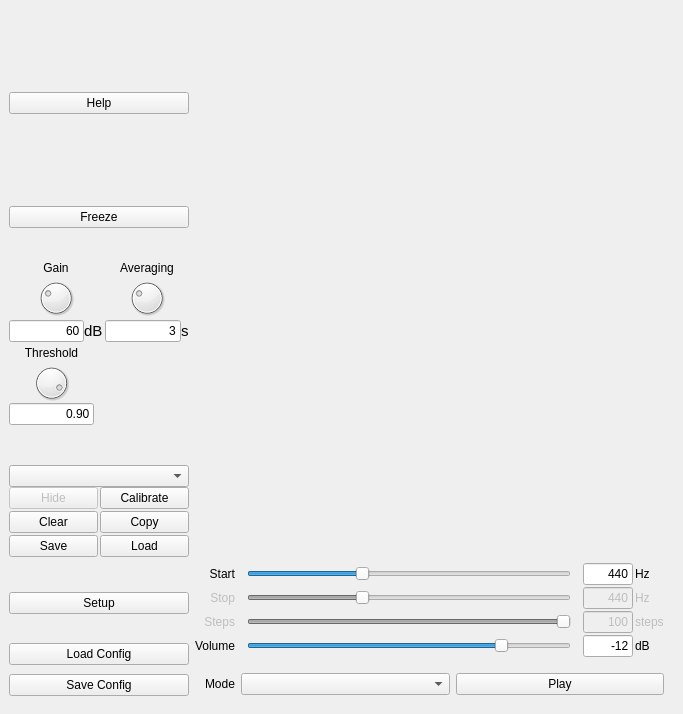
<?xml version="1.0" encoding="UTF-8"?>
<ui version="4.0">
 <class>MainWindow</class>
 <widget class="QMainWindow" name="MainWindow">
  <property name="geometry">
   <rect>
    <x>0</x>
    <y>0</y>
    <width>683</width>
    <height>714</height>
   </rect>
  </property>
  <property name="windowTitle">
   <string>MainWindow</string>
  </property>
  <widget class="QWidget" name="centralwidget">
   <layout class="QGridLayout" name="gridLayout_5">
    <item row="0" column="0">
     <layout class="QGridLayout" name="gridLayout" columnstretch="1,6" rowminimumheight="430,120" columnminimumwidth="180,380">
      <property name="sizeConstraint">
       <enum>QLayout::SizeConstraint::SetMinimumSize</enum>
      </property>
      <item row="1" column="1">
       <layout class="QVBoxLayout" name="verticalLayout">
        <property name="rightMargin">
         <number>10</number>
        </property>
        <item>
         <layout class="QHBoxLayout" name="horizontalLayout" stretch="0">
          <property name="spacing">
           <number>2</number>
          </property>
          <item>
           <layout class="QGridLayout" name="gridLayout_6">
            <item row="0" column="4">
             <widget class="QLineEdit" name="txt_aud_gen_freq1">
              <property name="sizePolicy">
               <sizepolicy hsizetype="Fixed" vsizetype="Fixed">
                <horstretch>0</horstretch>
                <verstretch>0</verstretch>
               </sizepolicy>
              </property>
              <property name="maximumSize">
               <size>
                <width>50</width>
                <height>16777215</height>
               </size>
              </property>
              <property name="text">
               <string>440</string>
              </property>
              <property name="alignment">
               <set>Qt::AlignmentFlag::AlignRight|Qt::AlignmentFlag::AlignTrailing|Qt::AlignmentFlag::AlignVCenter</set>
              </property>
             </widget>
            </item>
            <item row="2" column="4">
             <widget class="QLineEdit" name="txt_aud_gen_steps">
              <property name="enabled">
               <bool>false</bool>
              </property>
              <property name="sizePolicy">
               <sizepolicy hsizetype="Fixed" vsizetype="Fixed">
                <horstretch>0</horstretch>
                <verstretch>0</verstretch>
               </sizepolicy>
              </property>
              <property name="maximumSize">
               <size>
                <width>50</width>
                <height>16777215</height>
               </size>
              </property>
              <property name="text">
               <string>100</string>
              </property>
              <property name="alignment">
               <set>Qt::AlignmentFlag::AlignRight|Qt::AlignmentFlag::AlignTrailing|Qt::AlignmentFlag::AlignVCenter</set>
              </property>
             </widget>
            </item>
            <item row="1" column="5">
             <widget class="QLabel" name="lbl_aud_gen_freq2_unit">
              <property name="enabled">
               <bool>false</bool>
              </property>
              <property name="text">
               <string>Hz</string>
              </property>
             </widget>
            </item>
            <item row="2" column="3">
             <spacer name="horizontalSpacer_8">
              <property name="orientation">
               <enum>Qt::Orientation::Horizontal</enum>
              </property>
              <property name="sizeType">
               <enum>QSizePolicy::Policy::Fixed</enum>
              </property>
              <property name="sizeHint" stdset="0">
               <size>
                <width>10</width>
                <height>20</height>
               </size>
              </property>
             </spacer>
            </item>
            <item row="0" column="0">
             <widget class="QLabel" name="lbl_aud_gen_freq1">
              <property name="text">
               <string>Start</string>
              </property>
              <property name="alignment">
               <set>Qt::AlignmentFlag::AlignRight|Qt::AlignmentFlag::AlignTrailing|Qt::AlignmentFlag::AlignVCenter</set>
              </property>
             </widget>
            </item>
            <item row="0" column="5">
             <widget class="QLabel" name="lbl_aud_gen_freq1_unit">
              <property name="text">
               <string>Hz</string>
              </property>
             </widget>
            </item>
            <item row="2" column="5">
             <widget class="QLabel" name="lbl_aud_gen_steps_unit">
              <property name="enabled">
               <bool>false</bool>
              </property>
              <property name="text">
               <string>steps</string>
              </property>
             </widget>
            </item>
            <item row="2" column="0">
             <widget class="QLabel" name="lbl_aud_gen_steps">
              <property name="enabled">
               <bool>false</bool>
              </property>
              <property name="text">
               <string>Steps</string>
              </property>
              <property name="alignment">
               <set>Qt::AlignmentFlag::AlignRight|Qt::AlignmentFlag::AlignTrailing|Qt::AlignmentFlag::AlignVCenter</set>
              </property>
             </widget>
            </item>
            <item row="0" column="3">
             <spacer name="horizontalSpacer_6">
              <property name="orientation">
               <enum>Qt::Orientation::Horizontal</enum>
              </property>
              <property name="sizeType">
               <enum>QSizePolicy::Policy::Fixed</enum>
              </property>
              <property name="sizeHint" stdset="0">
               <size>
                <width>10</width>
                <height>20</height>
               </size>
              </property>
             </spacer>
            </item>
            <item row="0" column="2">
             <widget class="QSlider" name="sld_aud_gen_freq1">
              <property name="minimum">
               <number>1700</number>
              </property>
              <property name="maximum">
               <number>4400</number>
              </property>
              <property name="pageStep">
               <number>1000</number>
              </property>
              <property name="value">
               <number>2643</number>
              </property>
              <property name="orientation">
               <enum>Qt::Orientation::Horizontal</enum>
              </property>
             </widget>
            </item>
            <item row="3" column="5">
             <widget class="QLabel" name="lbl_aud_gen_vol_unit">
              <property name="text">
               <string>dB</string>
              </property>
             </widget>
            </item>
            <item row="3" column="3">
             <spacer name="horizontalSpacer_9">
              <property name="orientation">
               <enum>Qt::Orientation::Horizontal</enum>
              </property>
              <property name="sizeType">
               <enum>QSizePolicy::Policy::Fixed</enum>
              </property>
              <property name="sizeHint" stdset="0">
               <size>
                <width>10</width>
                <height>20</height>
               </size>
              </property>
             </spacer>
            </item>
            <item row="3" column="4">
             <widget class="QLineEdit" name="txt_aud_gen_vol">
              <property name="sizePolicy">
               <sizepolicy hsizetype="Fixed" vsizetype="Fixed">
                <horstretch>0</horstretch>
                <verstretch>0</verstretch>
               </sizepolicy>
              </property>
              <property name="maximumSize">
               <size>
                <width>50</width>
                <height>16777215</height>
               </size>
              </property>
              <property name="text">
               <string>-12</string>
              </property>
              <property name="alignment">
               <set>Qt::AlignmentFlag::AlignRight|Qt::AlignmentFlag::AlignTrailing|Qt::AlignmentFlag::AlignVCenter</set>
              </property>
             </widget>
            </item>
            <item row="1" column="4">
             <widget class="QLineEdit" name="txt_aud_gen_freq2">
              <property name="enabled">
               <bool>false</bool>
              </property>
              <property name="sizePolicy">
               <sizepolicy hsizetype="Fixed" vsizetype="Fixed">
                <horstretch>0</horstretch>
                <verstretch>0</verstretch>
               </sizepolicy>
              </property>
              <property name="maximumSize">
               <size>
                <width>50</width>
                <height>16777215</height>
               </size>
              </property>
              <property name="text">
               <string>440</string>
              </property>
              <property name="alignment">
               <set>Qt::AlignmentFlag::AlignRight|Qt::AlignmentFlag::AlignTrailing|Qt::AlignmentFlag::AlignVCenter</set>
              </property>
             </widget>
            </item>
            <item row="1" column="2">
             <widget class="QSlider" name="sld_aud_gen_freq2">
              <property name="enabled">
               <bool>false</bool>
              </property>
              <property name="minimum">
               <number>1700</number>
              </property>
              <property name="maximum">
               <number>4400</number>
              </property>
              <property name="pageStep">
               <number>1000</number>
              </property>
              <property name="value">
               <number>2643</number>
              </property>
              <property name="orientation">
               <enum>Qt::Orientation::Horizontal</enum>
              </property>
             </widget>
            </item>
            <item row="1" column="3">
             <spacer name="horizontalSpacer_7">
              <property name="orientation">
               <enum>Qt::Orientation::Horizontal</enum>
              </property>
              <property name="sizeType">
               <enum>QSizePolicy::Policy::Fixed</enum>
              </property>
              <property name="sizeHint" stdset="0">
               <size>
                <width>10</width>
                <height>20</height>
               </size>
              </property>
             </spacer>
            </item>
            <item row="2" column="2">
             <widget class="QSlider" name="sld_aud_gen_steps">
              <property name="enabled">
               <bool>false</bool>
              </property>
              <property name="minimum">
               <number>1</number>
              </property>
              <property name="maximum">
               <number>100</number>
              </property>
              <property name="value">
               <number>100</number>
              </property>
              <property name="orientation">
               <enum>Qt::Orientation::Horizontal</enum>
              </property>
              <property name="invertedAppearance">
               <bool>false</bool>
              </property>
              <property name="tickPosition">
               <enum>QSlider::TickPosition::NoTicks</enum>
              </property>
              <property name="tickInterval">
               <number>10</number>
              </property>
             </widget>
            </item>
            <item row="1" column="0">
             <widget class="QLabel" name="lbl_aud_gen_freq2">
              <property name="enabled">
               <bool>false</bool>
              </property>
              <property name="text">
               <string>Stop</string>
              </property>
              <property name="alignment">
               <set>Qt::AlignmentFlag::AlignRight|Qt::AlignmentFlag::AlignTrailing|Qt::AlignmentFlag::AlignVCenter</set>
              </property>
             </widget>
            </item>
            <item row="3" column="0">
             <widget class="QLabel" name="lbl_aud_gen_vol">
              <property name="text">
               <string>Volume</string>
              </property>
              <property name="alignment">
               <set>Qt::AlignmentFlag::AlignRight|Qt::AlignmentFlag::AlignTrailing|Qt::AlignmentFlag::AlignVCenter</set>
              </property>
             </widget>
            </item>
            <item row="3" column="2">
             <widget class="QSlider" name="sld_aud_gen_vol">
              <property name="minimum">
               <number>-60</number>
              </property>
              <property name="maximum">
               <number>0</number>
              </property>
              <property name="pageStep">
               <number>10</number>
              </property>
              <property name="value">
               <number>-12</number>
              </property>
              <property name="orientation">
               <enum>Qt::Orientation::Horizontal</enum>
              </property>
              <property name="tickPosition">
               <enum>QSlider::TickPosition::NoTicks</enum>
              </property>
             </widget>
            </item>
            <item row="0" column="1">
             <spacer name="horizontalSpacer_10">
              <property name="orientation">
               <enum>Qt::Orientation::Horizontal</enum>
              </property>
              <property name="sizeType">
               <enum>QSizePolicy::Policy::Fixed</enum>
              </property>
              <property name="sizeHint" stdset="0">
               <size>
                <width>10</width>
                <height>20</height>
               </size>
              </property>
             </spacer>
            </item>
            <item row="1" column="1">
             <spacer name="horizontalSpacer_11">
              <property name="orientation">
               <enum>Qt::Orientation::Horizontal</enum>
              </property>
              <property name="sizeType">
               <enum>QSizePolicy::Policy::Fixed</enum>
              </property>
              <property name="sizeHint" stdset="0">
               <size>
                <width>10</width>
                <height>20</height>
               </size>
              </property>
             </spacer>
            </item>
            <item row="2" column="1">
             <spacer name="horizontalSpacer_12">
              <property name="orientation">
               <enum>Qt::Orientation::Horizontal</enum>
              </property>
              <property name="sizeType">
               <enum>QSizePolicy::Policy::Fixed</enum>
              </property>
              <property name="sizeHint" stdset="0">
               <size>
                <width>10</width>
                <height>20</height>
               </size>
              </property>
             </spacer>
            </item>
            <item row="3" column="1">
             <spacer name="horizontalSpacer_13">
              <property name="orientation">
               <enum>Qt::Orientation::Horizontal</enum>
              </property>
              <property name="sizeType">
               <enum>QSizePolicy::Policy::Fixed</enum>
              </property>
              <property name="sizeHint" stdset="0">
               <size>
                <width>10</width>
                <height>20</height>
               </size>
              </property>
             </spacer>
            </item>
           </layout>
          </item>
         </layout>
        </item>
        <item>
         <layout class="QHBoxLayout" name="horizontalLayout_2">
          <property name="topMargin">
           <number>10</number>
          </property>
          <property name="bottomMargin">
           <number>10</number>
          </property>
          <item>
           <widget class="QLabel" name="label_3">
            <property name="minimumSize">
             <size>
              <width>10</width>
              <height>0</height>
             </size>
            </property>
            <property name="maximumSize">
             <size>
              <width>40</width>
              <height>16777215</height>
             </size>
            </property>
            <property name="text">
             <string>Mode</string>
            </property>
            <property name="alignment">
             <set>Qt::AlignmentFlag::AlignRight|Qt::AlignmentFlag::AlignTrailing|Qt::AlignmentFlag::AlignVCenter</set>
            </property>
           </widget>
          </item>
          <item>
           <widget class="QComboBox" name="cmb_aud_gen_mode"/>
          </item>
          <item>
           <widget class="QPushButton" name="btn_aud_gen_enable">
            <property name="text">
             <string>Play</string>
            </property>
           </widget>
          </item>
         </layout>
        </item>
       </layout>
      </item>
      <item row="0" column="1">
       <widget class="QWidget" name="plt_canvas" native="true">
        <property name="sizePolicy">
         <sizepolicy hsizetype="MinimumExpanding" vsizetype="MinimumExpanding">
          <horstretch>0</horstretch>
          <verstretch>0</verstretch>
         </sizepolicy>
        </property>
        <property name="minimumSize">
         <size>
          <width>467</width>
          <height>0</height>
         </size>
        </property>
       </widget>
      </item>
      <item row="0" column="0">
       <layout class="QVBoxLayout" name="verticalLayout_4">
        <property name="spacing">
         <number>0</number>
        </property>
        <item alignment="Qt::AlignmentFlag::AlignHCenter|Qt::AlignmentFlag::AlignTop">
         <widget class="QLabel" name="img_herman">
          <property name="enabled">
           <bool>true</bool>
          </property>
          <property name="frameShape">
           <enum>QFrame::Shape::NoFrame</enum>
          </property>
          <property name="frameShadow">
           <enum>QFrame::Shadow::Plain</enum>
          </property>
          <property name="text">
           <string/>
          </property>
          <property name="textFormat">
           <enum>Qt::TextFormat::RichText</enum>
          </property>
          <property name="pixmap">
           <pixmap>Herman.png</pixmap>
          </property>
          <property name="scaledContents">
           <bool>false</bool>
          </property>
         </widget>
        </item>
        <item alignment="Qt::AlignmentFlag::AlignTop">
         <widget class="QPushButton" name="btn_help">
          <property name="text">
           <string>Help</string>
          </property>
         </widget>
        </item>
        <item alignment="Qt::AlignmentFlag::AlignVCenter">
         <widget class="QPushButton" name="btn_aud_ana_enable">
          <property name="sizePolicy">
           <sizepolicy hsizetype="Minimum" vsizetype="Fixed">
            <horstretch>0</horstretch>
            <verstretch>0</verstretch>
           </sizepolicy>
          </property>
          <property name="text">
           <string>Freeze</string>
          </property>
         </widget>
        </item>
        <item>
         <layout class="QGridLayout" name="gridLayout_2">
          <property name="spacing">
           <number>2</number>
          </property>
          <item row="1" column="0">
           <widget class="QDial" name="knb_ana_gain">
            <property name="sizePolicy">
             <sizepolicy hsizetype="Preferred" vsizetype="Preferred">
              <horstretch>0</horstretch>
              <verstretch>0</verstretch>
             </sizepolicy>
            </property>
            <property name="maximumSize">
             <size>
              <width>16777215</width>
              <height>40</height>
             </size>
            </property>
            <property name="maximum">
             <number>200</number>
            </property>
            <property name="value">
             <number>60</number>
            </property>
           </widget>
          </item>
          <item row="1" column="1">
           <widget class="QDial" name="knb_ana_avg">
            <property name="maximumSize">
             <size>
              <width>16777215</width>
              <height>40</height>
             </size>
            </property>
            <property name="maximum">
             <number>100</number>
            </property>
            <property name="singleStep">
             <number>5</number>
            </property>
            <property name="pageStep">
             <number>10</number>
            </property>
            <property name="value">
             <number>30</number>
            </property>
           </widget>
          </item>
          <item row="0" column="0">
           <widget class="QLabel" name="lbl_ana_gain">
            <property name="sizePolicy">
             <sizepolicy hsizetype="Preferred" vsizetype="Preferred">
              <horstretch>0</horstretch>
              <verstretch>0</verstretch>
             </sizepolicy>
            </property>
            <property name="text">
             <string>Gain</string>
            </property>
            <property name="alignment">
             <set>Qt::AlignmentFlag::AlignCenter</set>
            </property>
           </widget>
          </item>
          <item row="0" column="1">
           <widget class="QLabel" name="lbl_ana_avg">
            <property name="text">
             <string>Averaging</string>
            </property>
            <property name="alignment">
             <set>Qt::AlignmentFlag::AlignCenter</set>
            </property>
           </widget>
          </item>
          <item row="2" column="0">
           <layout class="QHBoxLayout" name="horizontalLayout_3">
            <property name="spacing">
             <number>0</number>
            </property>
            <item>
             <widget class="QLineEdit" name="txt_ana_gain">
              <property name="text">
               <string>60</string>
              </property>
              <property name="alignment">
               <set>Qt::AlignmentFlag::AlignRight|Qt::AlignmentFlag::AlignTrailing|Qt::AlignmentFlag::AlignVCenter</set>
              </property>
             </widget>
            </item>
            <item>
             <widget class="QLabel" name="lbl_ana_gain_unit">
              <property name="font">
               <font>
                <pointsize>11</pointsize>
               </font>
              </property>
              <property name="text">
               <string>dB</string>
              </property>
             </widget>
            </item>
           </layout>
          </item>
          <item row="2" column="1">
           <layout class="QHBoxLayout" name="horizontalLayout_4">
            <property name="spacing">
             <number>0</number>
            </property>
            <item>
             <widget class="QLineEdit" name="txt_ana_avg">
              <property name="text">
               <string>3</string>
              </property>
              <property name="alignment">
               <set>Qt::AlignmentFlag::AlignRight|Qt::AlignmentFlag::AlignTrailing|Qt::AlignmentFlag::AlignVCenter</set>
              </property>
             </widget>
            </item>
            <item>
             <widget class="QLabel" name="lbl_ana_avg_unit">
              <property name="font">
               <font>
                <pointsize>11</pointsize>
               </font>
              </property>
              <property name="text">
               <string>s</string>
              </property>
             </widget>
            </item>
           </layout>
          </item>
         </layout>
        </item>
        <item>
         <layout class="QGridLayout" name="gridLayout_4">
          <item row="0" column="0">
           <widget class="QLabel" name="lbl_ana_threshold">
            <property name="sizePolicy">
             <sizepolicy hsizetype="Preferred" vsizetype="Preferred">
              <horstretch>0</horstretch>
              <verstretch>0</verstretch>
             </sizepolicy>
            </property>
            <property name="text">
             <string>Threshold</string>
            </property>
            <property name="alignment">
             <set>Qt::AlignmentFlag::AlignCenter</set>
            </property>
           </widget>
          </item>
          <item row="2" column="0">
           <widget class="QLineEdit" name="txt_ana_threshold">
            <property name="text">
             <string>0.90</string>
            </property>
            <property name="alignment">
             <set>Qt::AlignmentFlag::AlignRight|Qt::AlignmentFlag::AlignTrailing|Qt::AlignmentFlag::AlignVCenter</set>
            </property>
           </widget>
          </item>
          <item row="1" column="0">
           <widget class="QDial" name="knb_ana_threshold">
            <property name="sizePolicy">
             <sizepolicy hsizetype="Preferred" vsizetype="Preferred">
              <horstretch>0</horstretch>
              <verstretch>0</verstretch>
             </sizepolicy>
            </property>
            <property name="maximumSize">
             <size>
              <width>16777215</width>
              <height>40</height>
             </size>
            </property>
            <property name="maximum">
             <number>100</number>
            </property>
            <property name="value">
             <number>90</number>
            </property>
           </widget>
          </item>
          <item row="1" column="1">
           <spacer name="horizontalSpacer_5">
            <property name="orientation">
             <enum>Qt::Orientation::Horizontal</enum>
            </property>
            <property name="sizeHint" stdset="0">
             <size>
              <width>117</width>
              <height>20</height>
             </size>
            </property>
           </spacer>
          </item>
         </layout>
        </item>
        <item>
         <spacer name="horizontalSpacer">
          <property name="orientation">
           <enum>Qt::Orientation::Horizontal</enum>
          </property>
          <property name="sizeHint" stdset="0">
           <size>
            <width>40</width>
            <height>20</height>
           </size>
          </property>
         </spacer>
        </item>
        <item>
         <spacer name="horizontalSpacer_4">
          <property name="orientation">
           <enum>Qt::Orientation::Horizontal</enum>
          </property>
          <property name="sizeHint" stdset="0">
           <size>
            <width>40</width>
            <height>20</height>
           </size>
          </property>
         </spacer>
        </item>
        <item>
         <widget class="QComboBox" name="cmb_aud_ana_cal">
          <property name="sizePolicy">
           <sizepolicy hsizetype="Preferred" vsizetype="Fixed">
            <horstretch>0</horstretch>
            <verstretch>0</verstretch>
           </sizepolicy>
          </property>
         </widget>
        </item>
        <item>
         <layout class="QGridLayout" name="gridLayout_3">
          <property name="spacing">
           <number>2</number>
          </property>
          <item row="0" column="0">
           <widget class="QPushButton" name="btn_showhide_data">
            <property name="enabled">
             <bool>false</bool>
            </property>
            <property name="minimumSize">
             <size>
              <width>70</width>
              <height>0</height>
             </size>
            </property>
            <property name="text">
             <string>Hide</string>
            </property>
           </widget>
          </item>
          <item row="1" column="0">
           <widget class="QPushButton" name="btn_clear_data">
            <property name="minimumSize">
             <size>
              <width>70</width>
              <height>0</height>
             </size>
            </property>
            <property name="text">
             <string>Clear</string>
            </property>
           </widget>
          </item>
          <item row="2" column="0">
           <widget class="QPushButton" name="btn_save_data">
            <property name="minimumSize">
             <size>
              <width>70</width>
              <height>0</height>
             </size>
            </property>
            <property name="text">
             <string>Save</string>
            </property>
           </widget>
          </item>
          <item row="0" column="1">
           <widget class="QPushButton" name="btn_aud_ana_cal">
            <property name="minimumSize">
             <size>
              <width>70</width>
              <height>0</height>
             </size>
            </property>
            <property name="text">
             <string>Calibrate</string>
            </property>
           </widget>
          </item>
          <item row="2" column="1">
           <widget class="QPushButton" name="btn_load_data">
            <property name="minimumSize">
             <size>
              <width>70</width>
              <height>0</height>
             </size>
            </property>
            <property name="text">
             <string>Load</string>
            </property>
           </widget>
          </item>
          <item row="1" column="1">
           <widget class="QPushButton" name="btn_copy_data">
            <property name="minimumSize">
             <size>
              <width>70</width>
              <height>0</height>
             </size>
            </property>
            <property name="text">
             <string>Copy</string>
            </property>
           </widget>
          </item>
         </layout>
        </item>
       </layout>
      </item>
      <item row="1" column="0">
       <layout class="QVBoxLayout" name="verticalLayout_5">
        <property name="spacing">
         <number>0</number>
        </property>
        <item>
         <spacer name="horizontalSpacer_3">
          <property name="orientation">
           <enum>Qt::Orientation::Horizontal</enum>
          </property>
          <property name="sizeHint" stdset="0">
           <size>
            <width>40</width>
            <height>20</height>
           </size>
          </property>
         </spacer>
        </item>
        <item>
         <widget class="QPushButton" name="btn_setup">
          <property name="text">
           <string>Setup</string>
          </property>
         </widget>
        </item>
        <item>
         <spacer name="horizontalSpacer_2">
          <property name="orientation">
           <enum>Qt::Orientation::Horizontal</enum>
          </property>
          <property name="sizeHint" stdset="0">
           <size>
            <width>40</width>
            <height>20</height>
           </size>
          </property>
         </spacer>
        </item>
        <item>
         <widget class="QPushButton" name="btn_cfg_load">
          <property name="text">
           <string>Load Config</string>
          </property>
         </widget>
        </item>
        <item>
         <widget class="QPushButton" name="btn_cfg_save">
          <property name="text">
           <string>Save Config</string>
          </property>
         </widget>
        </item>
       </layout>
      </item>
     </layout>
    </item>
   </layout>
  </widget>
  <widget class="QMenuBar" name="menubar">
   <property name="geometry">
    <rect>
     <x>0</x>
     <y>0</y>
     <width>683</width>
     <height>37</height>
    </rect>
   </property>
  </widget>
 </widget>
 <resources/>
 <connections/>
</ui>
